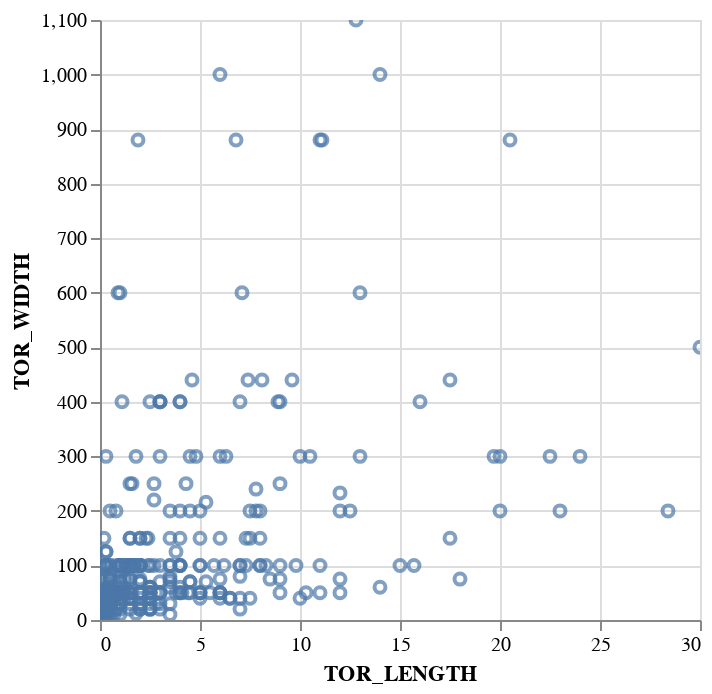

The cell this chart's notebook holds for it:
### Code cell
alt.Chart(df).mark_point().encode(
    x='TOR_LENGTH',
    y='TOR_WIDTH',
).interactive()

### Figure 1 — Vega-Lite specification as saved in the notebook (floating-point values rounded to 4 significant figures; data arrays with more than 128 entries replaced by an {"elided": "..."} marker saying what was removed)
{"config": {"view": {"continuousWidth": 300, "continuousHeight": 300}}, "data": {"name": "data-6c67fd6b6ecc4003f549c486195f011b"}, "mark": {"type": "point"}, "encoding": {"x": {"field": "TOR_LENGTH", "type": "quantitative"}, "y": {"field": "TOR_WIDTH", "type": "quantitative"}}, "params": [{"name": "param_1", "select": {"type": "interval", "encodings": ["x", "y"]}, "bind": "scales"}], "$schema": "https://vega.github.io/schema/vega-lite/v5.6.1.json", "datasets": {"data-6c67fd6b6ecc4003f549c486195f011b": {"elided": "500 records"}}}
